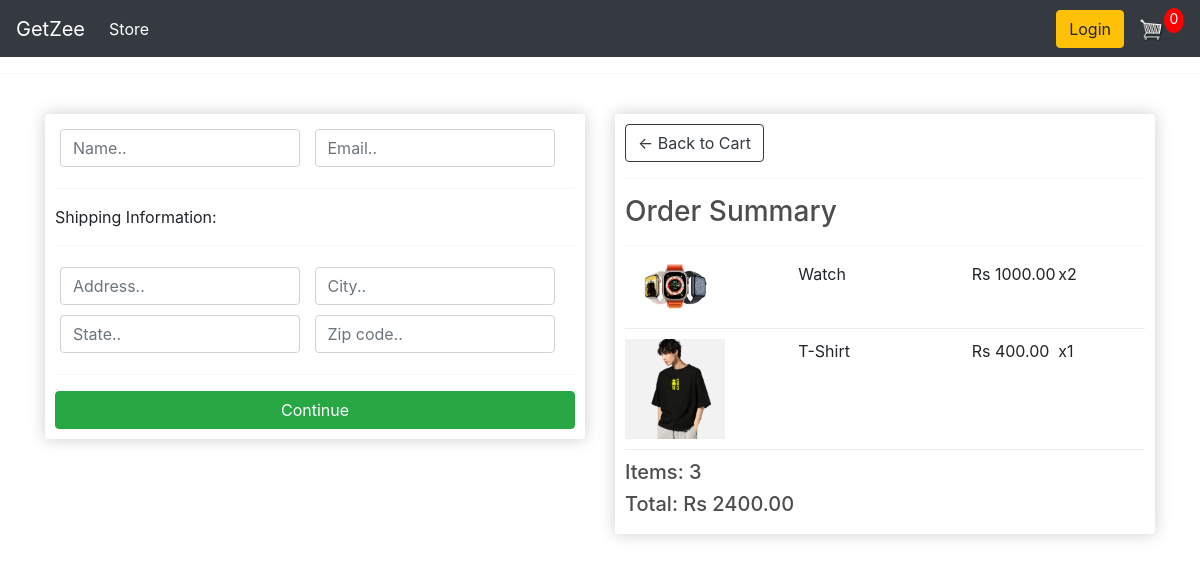
Page /checkout (signed in) on the committed database.
### ecomApp/models.py (models this page shows, shortened)
class OrderItem(models.Model):
    product = models.ForeignKey(Product, on_delete=models.SET_NULL, null=True)
    order = models.ForeignKey(Order, on_delete=models.SET_NULL, null=True)
    quantity = models.IntegerField(default=0, null=True, blank=True)
    date_added = models.DateTimeField(auto_now_add=True)
    @property
    def get_total(self):
        total = self.product.price * self.quantity
        return total

class Product(models.Model):
    name = models.CharField(max_length=200)
    price = models.FloatField()
    digital = models.BooleanField(default=False, null=True, blank=True)
    image = models.ImageField(null=True, blank=True)
    @property
    def imageURL(self):
        try:
            url = self.image.url
        except:
            url = ''
        return url

class Order(models.Model):
    customer = models.ForeignKey(Customer, on_delete=models.SET_NULL, null=True, blank=True)
    date_ordered = models.DateField(auto_now_add=True)
    complete = models.BooleanField(default=False)
    transaction_id = models.CharField(max_length=100, null=True)
    @property
    def get_cart_total(self):
        orderitems = self.orderitem_set.all()
        total = sum([item.get_total for item in orderitems])
        return total
    @property
    def get_cart_items(self):
        orderitems = self.orderitem_set.all()
        total = sum([item.quantity for item in orderitems])
        return total

### ecomApp/views.py (the view)
# urls.py: path('checkout', views.checkout, name='checkout')
def checkout(request):
    if request.user.is_authenticated:
        customer = request.user.customer
        order, created = Order.objects.get_or_create(customer=customer, complete=False)
        items = order.orderitem_set.all()
    else:
        items = []
        order = {'get_cart_total':0, 'get_cart_items':0}
    context = {'items':items, 'order':order}
    return render(request, 'checkout.html', context)

### templates/checkout.html (shortened to what this page needs)
{% extends 'main.html' %}
{% load static %}
{% block content %}
<div class="row">
	<div class="col-lg-6">
		<div class="box-element" id="form-wrapper">
            <form id="form">
                <div id="user-info">
                    <div class="form-field">
                        <input required class="form-control" type="text" name="name" placeholder="Name..">
                    </div>
                    <div class="form-field">
                        <input required class="form-control" type="email" name="email" placeholder="Email..">
                    </div>
                </div>
                <div id="shipping-info">
                    <hr>
                    <p>Shipping Information:</p>
                    <hr>
                    <div class="form-field">
                        <input class="form-control" type="text" name="address" placeholder="Address..">
                    </div>
                    <div class="form-field">
                        <input class="form-control" type="text" name="city" placeholder="City..">
                    </div>
                    <div class="form-field">
                        <input class="form-control" type="text" name="state" placeholder="State..">
                    </div>
                    <div class="form-field">
                        <input class="form-control" type="text" name="zipcode" placeholder="Zip code..">
                    </div>
                </div>
                <hr>
                <input id="form-button" class="btn btn-success btn-block" type="submit" value="Continue">
            </form>
		</div>
        <br>
	</div>
	<div class="col-lg-6">
		<div class="box-element">
            <a  class="btn btn-outline-dark" href="{% url 'cart' %}">&#x2190; Back to Cart</a>
            <hr>
            <h3>Order Summary</h3>
            <hr>
            {% for item in items %}
            <div class="cart-row">
                <div style="flex:2"><img class="row-image" src="{{item.product.imageURL}}"></div>
                <div style="flex:2"><p>{{item.product.name}}</p></div>
                <div style="flex:1"><p>Rs {{item.product.price|floatformat:2}}</p></div>
                <div style="flex:1"><p>x{{item.quantity}}</p></div>
            </div>
            {% endfor %}
            <h5>Items:   {{order.get_cart_items}}</h5>
            <h5>Total:   Rs {{order.get_cart_total|floatformat:2}}</h5>
        </div>
	</div>
</div>
{% endblock content %}

### static/css/main1.css (style rules this page uses)
body { background-color: hsl(0, 0%, 98%); }
h1,h2,h3,h4,h5,h6 { color:hsl(0, 0%, 30%); }
.box-element { box-shadow:hsl(0, 0%, 80%) 0 0 16px; background-color: #fff; border-radius: 4px; padding: 10px; }
.col-lg-4, .col-lg-6, .col-lg-8, .col-lg-12 { margin-top: 10px; }
.btn { border-radius: 0; }
.row-image { width: 100px; }
.form-field { width:250px; display: inline-block; padding: 5px; }
.cart-row { display: flex; align-items: flex-stretch; padding-bottom: 10px; margin-bottom: 10px; border-bottom: 1px solid #ececec; }

### rows in the picture
OrderItem: product.imageURL (picture), product.name "Watch", product.price "1000.00", quantity "2"
OrderItem: product.imageURL (picture), product.name "T-Shirt", product.price "400.00", quantity "1"
Order: get_cart_items "3", get_cart_total "2400.00"
